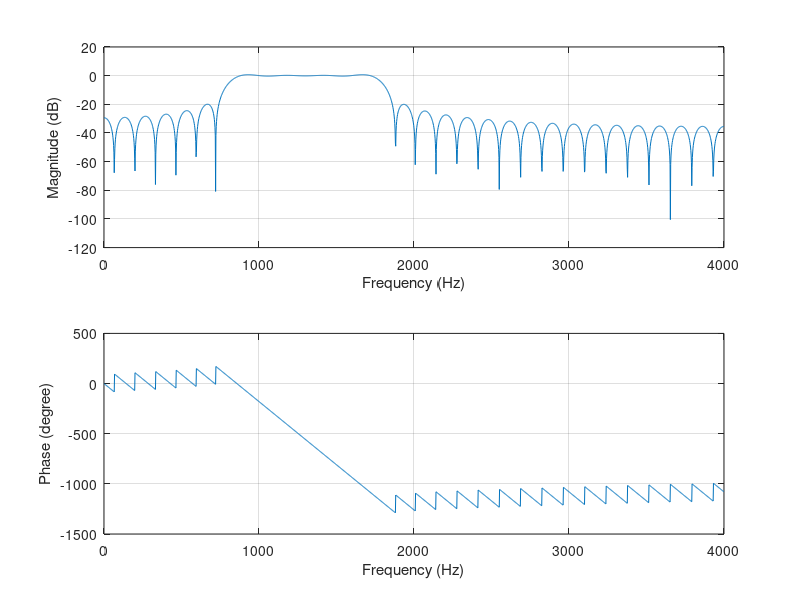

Write MATLAB code to recreate this figure.
clear;
Ql = 800*2*pi/8000;
Qh = 1800*2*pi/8000;
N = 57;           % The order of the filter | uneaven number
M =(N-1)/2
n = [1:1:M];
h = sin(Qh*n)./(pi*n)-sin(Ql*n)./(pi*n);
h0 = (Qh-Ql)/pi;

b = [h(M-n+1) h0 h(n)]

%b = b.*kaiser(N)'       %Kaiser window applied
[hz w]= freqz([b],[1],2000);
w = w.*8000./(2*pi);    %w is calculated to be en Hz insted of Rad
phi = 180*unwrap(angle(hz))/pi;
subplot(2,1,1),plot(w,20*log10(abs(hz)));grid;
xlabel('Frequency (Hz)');
ylabel('Magnitude (dB)');
subplot(2,1,2),plot(w,phi);grid;
xlabel('Frequency (Hz)');
ylabel('Phase (degree)');